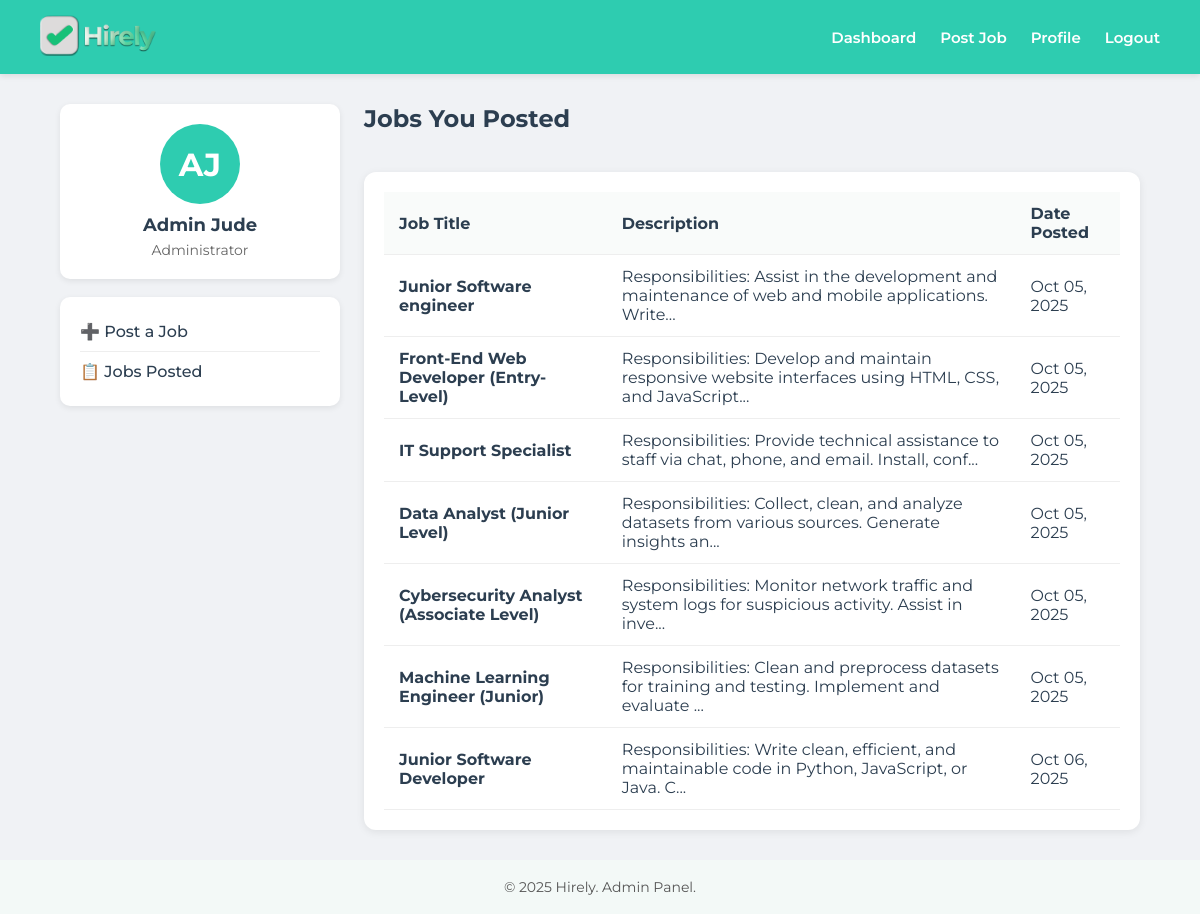
/admin_dashboard (signed in), run on the app's committed database.
### app/models.py (models this page shows, shortened)
class User(db.Model):
    __tablename__ = 'users'
    id = db.Column(db.Integer, primary_key=True)
    last_name = db.Column(db.String(80), nullable=False)
    first_name = db.Column(db.String(80), nullable=False)
    middle_name = db.Column(db.String(80))
    email = db.Column(db.String(120), unique=True, nullable=False)
    phone = db.Column(db.String(30))
    address = db.Column(db.Text)
    password_hash = db.Column(db.String(128))
    resume = db.Column(db.String(255))
    is_admin = db.Column(db.Boolean, default=False)
    created_at = db.Column(db.DateTime, default=datetime.utcnow)
    applications = db.relationship('Application', backref='applicant', lazy=True)

class Job(db.Model):
    __tablename__ = 'jobs'
    id = db.Column(db.Integer, primary_key=True)
    role = db.Column(db.String(100), nullable=False)
    description = db.Column(db.Text, nullable=False)
    cluster_id = db.Column(db.Integer)
    is_active = db.Column(db.Boolean, default=True)
    created_at = db.Column(db.DateTime, default=datetime.utcnow)
    created_by = db.Column(db.Integer, db.ForeignKey('users.id'), nullable=False)
    applications = db.relationship('Application', backref='job', lazy=True)
    creator = db.relationship('User', backref='jobs_created', lazy=True)

### app/routes/main.py (the view)
@main_bp.route('/admin_dashboard')
@secure_route
def admin_dashboard():
    user_id = session.get('user_id')
    is_admin = session.get('is_admin')
    if not user_id:
        flash('Please log in to access the dashboard.', 'error')
        return redirect('/login')
    if not is_admin:
        flash('Access denied. Admin privileges required.', 'error')
        return redirect('/user_dashboard')
    user = User.query.get(user_id)
    if not user:
        session.clear()
        flash('User account not found. Please log in again.', 'error')
        return redirect('/login')
    jobs = Job.query.filter_by(created_by=user_id, is_active=True).all()
    return render_template('dashboard_admin.html', user=user, jobs=jobs)

### app/utils/security.py (called while the page is built, shortened)
def check_session_timeout():
    if 'user_id' not in session:
        return False
    last_activity = session.get('last_activity')
    if not last_activity:
        session['last_activity'] = datetime.utcnow().isoformat()
        return True

def no_cache(f):
    @functools.wraps(f)
    def decorated_function(*args, **kwargs):
        response = make_response(f(*args, **kwargs))
        response.headers['Cache-Control'] = 'no-cache, no-store, must-revalidate, private'
        response.headers['Pragma'] = 'no-cache'
        response.headers['Expires'] = '0'
        response.headers['Last-Modified'] = datetime.utcnow().strftime('%a, %d %b %Y %H:%M:%S GMT')
        response.headers['X-Content-Type-Options'] = 'nosniff'
        response.headers['X-Frame-Options'] = 'DENY'
        response.headers['X-XSS-Protection'] = '1; mode=block'
        return response
    return decorated_function

def session_security_check(f):
    @functools.wraps(f)
    def decorated_function(*args, **kwargs):
        if 'user_id' not in session:
            return f(*args, **kwargs)  # Let the route handle unauthenticated users
        if not check_session_timeout():
            print(f"Session timeout detected for user {session.get('user_id')}")
        return f(*args, **kwargs)
    return decorated_function

def secure_route(f):
    @functools.wraps(f)
    @no_cache
    @session_security_check
    def decorated_function(*args, **kwargs):
        return f(*args, **kwargs)
    return decorated_function

### app/templates/dashboard_admin.html (shortened to what this page needs)
<!DOCTYPE html>
<html lang="en">
<head>
</head>
<body>
  <header>
    <div class="logo">
      <a href="/admin_dashboard" style="text-decoration: none; color: inherit;">
        <img src="/static/hirely_logo.png" alt="Hirely Logo">
      </a>
    </div>
    <nav>
      <a href="/admin_dashboard">Dashboard</a>
      <a href="/post_job">Post Job</a>
      <a href="/profile">Profile</a>
      <a href="/logout">Logout</a>
    </nav>
  </header>
  <main>
    <div class="sidebar">
      <div class="profile-card">
        <div class="profile-avatar">{{ user.first_name[0] }}{{ user.last_name[0] }}</div>
        <h2>{{ user.first_name }} {{ user.last_name }}</h2>
        <p>Administrator</p>
      </div>
      <div class="menu-card">
        <ul>
          <li><a href="/post_job">➕ Post a Job</a></li>
          <li><a href="/admin_dashboard">📋 Jobs Posted</a></li>
        </ul>
      </div>
    </div>
    <div class="content">
      <h1>Jobs You Posted</h1>
      <div class="job-table">
        <table>
          <thead>
            <tr>
              <th>Job Title</th>
              <th>Description</th>
              <th>Date Posted</th>
            </tr>
          </thead>
          <tbody>
            {% for job in jobs %}
            <tr onclick="window.location.href='/edit_job/{{ job.id }}'">
              <td><strong>{{ job.role }}</strong></td>
              <td>{{ job.description[:100] }}{% if job.description|length > 100 %}...{% endif %}</td>
              <td>{{ job.created_at.strftime('%b %d, %Y') if job.created_at else 'N/A' }}</td>
            </tr>
            {% else %}
            <tr>
              <td colspan="3" class="no-jobs">No jobs posted yet. <a href="/post_job" style="color: #2eccb0;">Post your first job</a></td>
            </tr>
            {% endfor %}
          </tbody>
        </table>
      </div>
    </div>
  </main>
  <footer>
    &copy; 2025 Hirely. Admin Panel.
  </footer>
</body>
</html>

### app/templates/dashboard_admin.html (style rules this page uses)
body { margin: 0; font-family: 'Montserrat', sans-serif; background: #f0f2f5; display: flex; flex-direction: column; min-height: 100vh; color: #2c3e50; }
header { background: #2eccb0; padding: 14px 40px; display: flex; justify-content: space-between; align-items: center; color: white; box-shadow: 0 2px 6px rgba(0,0,0,0.1); }
.logo img { height: 42px; }
nav { display: flex; align-items: center; gap: 24px; }
nav a { color: white; text-decoration: none; font-size: 15px; font-weight: 600; transition: opacity 0.2s ease; }
main { flex: 1; display: grid; grid-template-columns: 280px 1fr; gap: 24px; padding: 30px 60px; }
.sidebar { display: flex; flex-direction: column; gap: 18px; }
.profile-card { background: white; border-radius: 10px; padding: 20px; text-align: center; box-shadow: 0 2px 6px rgba(0,0,0,0.08); }
.profile-avatar { width: 80px; height: 80px; border-radius: 50%; margin: 0 auto 10px; background: #2eccb0; color: white; display: flex; align-items: center; justify-content: center; font-size: 32px; font-weight: 700; }
.profile-card h2 { margin: 0; font-size: 18px; font-weight: 700; }
.profile-card p { margin: 5px 0 0; font-size: 14px; color: #666; }
.menu-card { background: white; border-radius: 10px; padding: 15px 20px; box-shadow: 0 2px 6px rgba(0,0,0,0.08); }
.menu-card ul { list-style: none; padding: 0; margin: 0; }
.menu-card li { padding: 10px 0; border-bottom: 1px solid #eee; }
.menu-card li:last-child { border: none; }
.menu-card a { color: #2c3e50; text-decoration: none; font-weight: 500; display: block; }
.content { display: flex; flex-direction: column; gap: 24px; }
.content h1 { margin: 0 0 15px; font-size: 24px; font-weight: 700; }
.job-table { background: white; border-radius: 12px; padding: 20px; box-shadow: 0 2px 8px rgba(0,0,0,0.08); overflow-x: auto; }
table { width: 100%; border-collapse: collapse; }
th, td { padding: 12px 15px; text-align: left; border-bottom: 1px solid #eee; }
th { background: #f9fbfa; font-weight: 700; color: #2c3e50; }
tbody tr { cursor: pointer; transition: background 0.2s; }
footer { text-align: center; padding: 18px; background: #f3f9f7; font-size: 14px; color: #555; margin-top: auto; }

### data on the page
User: first_name "A", last_name "J", first_name "Admin", last_name "Jude"
Job: role "Junior Software engineer", description "Responsibilities: Assist in the development and maintenance of web and mobile applications. Write", created_at "Oct 05, 2025"
Job: role "Front-End Web Developer (Entry-Level)", description "Responsibilities: Develop and maintain responsive website interfaces using HTML, CSS, and JavaScript", created_at "Oct 05, 2025"
Job: role "IT Support Specialist", description "Responsibilities: Provide technical assistance to staff via chat, phone, and email. Install, conf", created_at "Oct 05, 2025"
Job: role "Data Analyst (Junior Level)", description "Responsibilities: Collect, clean, and analyze datasets from various sources. Generate insights an", created_at "Oct 05, 2025"
Job: role "Cybersecurity Analyst (Associate Level)", description "Responsibilities: Monitor network traffic and system logs for suspicious activity. Assist in inve", created_at "Oct 05, 2025"
Job: role "Machine Learning Engineer (Junior)", description "Responsibilities: Clean and preprocess datasets for training and testing. Implement and evaluate", created_at "Oct 05, 2025"
Job: role "Junior Software Developer", description "Responsibilities: Write clean, efficient, and maintainable code in Python, JavaScript, or Java. C", created_at "Oct 06, 2025"
